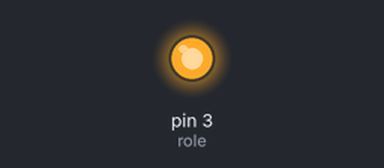
The sketch below on a simulated Arduino Uno, built with avr-gcc and run on an emulated ATmega328P. Parts: output pins drawn as LEDs (lit = HIGH).

Above: at 1.5 s.
At 4.5 s:
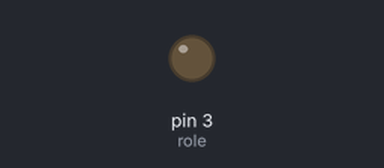
Timing chart, 0 to 7.8 s (numbered marks = the images above):
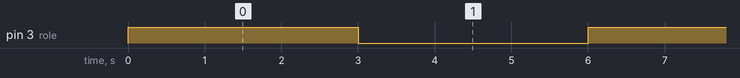

Measured:
- by itself, pin 3 (role): alternates HIGH for 3.0 s and LOW for 3.0 s

The sketch:

role.ino
```cpp
#define role 3

void setup() {
  // put your setup code here, to run once:
  Serial.begin(9600);
  pinMode(role, OUTPUT);

}

void loop() {
  // put your main code here, to run repeatedly:
  digitalWrite(role, HIGH);
  delay(3000);
  digitalWrite(role, LOW);
  delay(3000);

}
```
